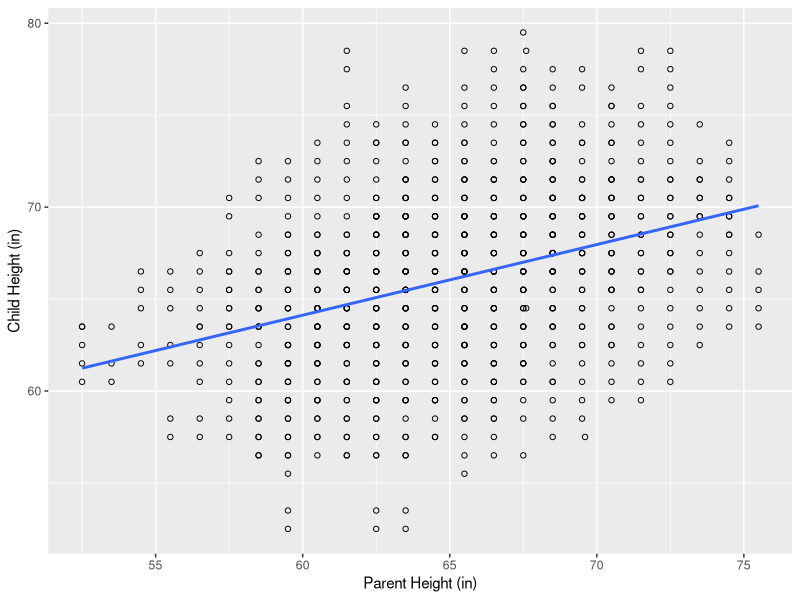
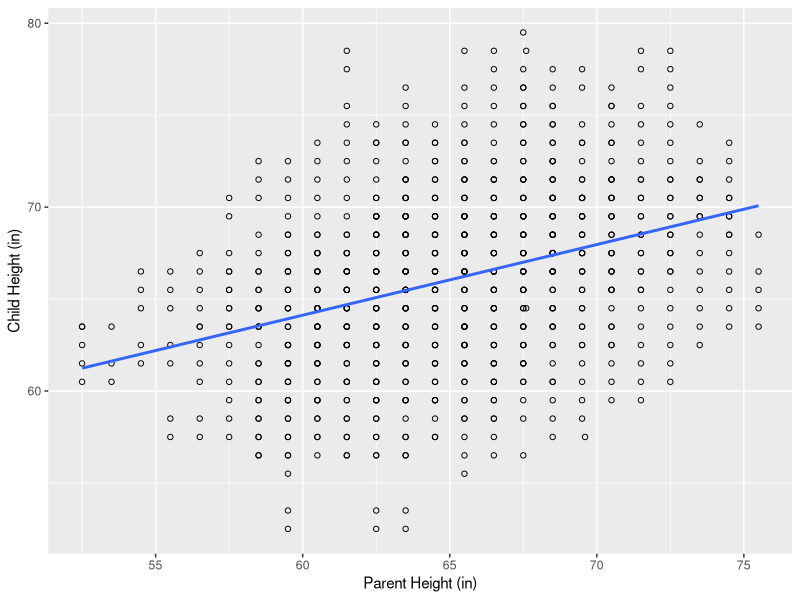

Reproduce these figures in R, in order.
## ---- chunk 1
MYPEARSON<-read.csv("PearsonLeeSimple.csv")
Pearson_child_parent<-lm(child~parent,data=MYPEARSON)
summary(Pearson_child_parent)
## ---- chunk 2

library(ggplot2)

Pearson_child_height_gp_model<-lm(child~parent+gp,data=MYPEARSON)

summary(Pearson_child_height_gp_model)
ggplot(MYPEARSON, aes(x=parent, y=child)) +ylab("Child Height (in)")+xlab("Parent Height (in)")+
    geom_point(shape=1) +
    scale_colour_hue(l=50) + # Use a slightly darker palette than normal
    geom_smooth(method=lm,   # Add linear regression lines
                se=FALSE)+    # Don't add shaded confidence region
    scale_color_discrete(name = "Parent")

ggsave("Linear_Regression.png",dpi=300, width = 4, height = 2)
